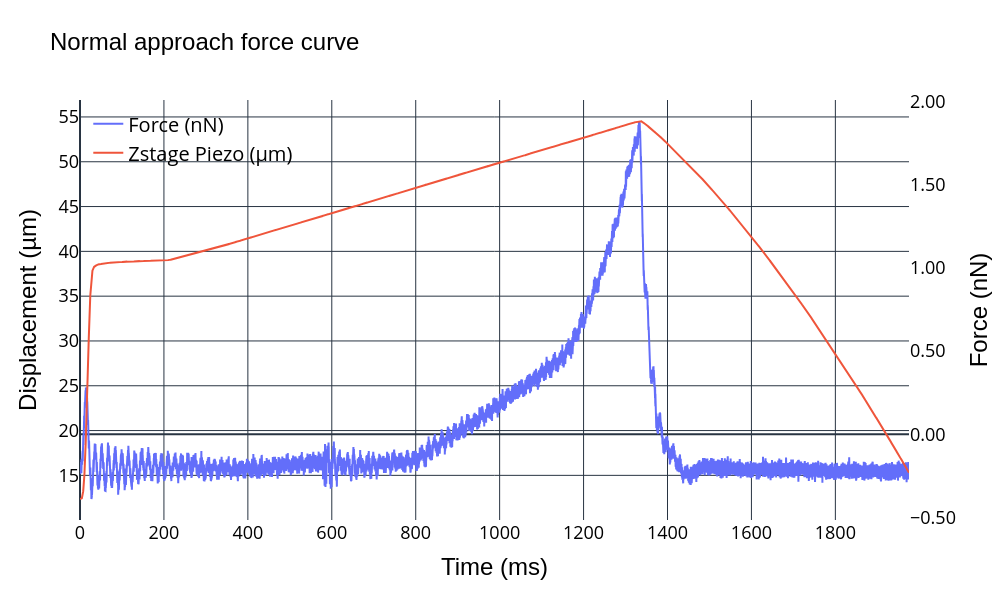

The cell this chart's notebook holds for it:
### Code cell
import plotly.graph_objects as go
import plotly.io as pio

pio.templates.default = 'plotly_dark'  # or try 'ggplot2', 'seaborn', etc.
print(pio.templates)

fig = go.Figure()

# Plot deflection vs time
fig.add_trace(go.Scatter(
    x=time_s,
    y=deflection_zero_uN*1e9,
    mode='lines',
    name='Force (nN)',
    yaxis='y1'  # Link to the first y-axis
))

# Plot piezo vs time
fig.add_trace(go.Scatter(
    x=time_s,
    y=piezo_um,
    mode='lines',
    name='Zstage Piezo (µm)',
    yaxis='y2'  # Link to the second y-axis
))

fig.update_layout(
    legend=dict(
        x=0.01,
        y=0.99,
        font=dict(color='black', size=20)  # Set legend font color to black
    )
)

fig.update_layout(
    title=dict(
        text='Normal approach force curve',
        font=dict(color='black', size=24, family='Arial')  # Set title font properties
    ),
    xaxis=dict(
        title=dict(
            text='Time (ms)',
            font=dict(size=24, family='Arial')  # Set x-axis title font properties
        ),
        showgrid=True,  # Remove x-axis grid
        color='black',  # Set x-axis text color to black
        tickfont=dict(size=18)  # Set x-axis tick font size
    ),
    yaxis=dict(
        title=dict(
            text='Force (nN)',
            font=dict(size=24, family='Arial')  # Set y-axis title font properties
        ),
        tickformat='.2f',
        side='right',
        showgrid=False,  # Remove y-axis grid
        color='black',  # Set y-axis text color to black
        tickfont=dict(size=18)  # Set y-axis tick font size
    ),
    yaxis2=dict(
        title=dict(
            text='Displacement (µm)',
            font=dict(size=24, family='Arial')  # Set secondary y-axis title font properties
        ),
        overlaying='y',
        side='left',
        showgrid=True,  # Remove secondary y-axis grid
        color='black',  # Set secondary y-axis text color to black
        tickfont=dict(size=18)  # Set secondary y-axis tick font size
    ),
    legend=dict(x=0.01, y=0.99),
    width=1000,
    height=600,
    paper_bgcolor='rgba(0,0,0,0)',  # Transparent background
    plot_bgcolor='rgba(0,0,0,0)'    # Transparent plot area
)

fig.show()

### Figure 1 — Plotly figure (JSON) as saved in the notebook; plotly's stock layout.template omitted (floating-point values rounded to 4 significant figures; data arrays with more than 128 entries replaced by an {"elided": "..."} marker saying what was removed)
{"data": [{"mode": "lines", "name": "Force (nN)", "type": "scatter", "x": {"elided": "49388 float values"}, "y": {"elided": "49388 float values"}, "yaxis": "y"}, {"mode": "lines", "name": "Zstage Piezo (µm)", "type": "scatter", "x": {"elided": "49388 float values"}, "y": {"elided": "49388 float values"}, "yaxis": "y2"}], "layout": {"height": 600, "legend": {"font": {"color": "black", "size": 20}, "x": 0.01, "y": 0.99}, "paper_bgcolor": "rgba(0,0,0,0)", "plot_bgcolor": "rgba(0,0,0,0)", "title": {"font": {"color": "black", "family": "Arial", "size": 24}, "text": "Normal approach force curve"}, "width": 1000, "xaxis": {"color": "black", "showgrid": true, "tickfont": {"size": 18}, "title": {"font": {"family": "Arial", "size": 24}, "text": "Time (ms)"}}, "yaxis": {"color": "black", "showgrid": false, "side": "right", "tickfont": {"size": 18}, "tickformat": ".2f", "title": {"font": {"family": "Arial", "size": 24}, "text": "Force (nN)"}}, "yaxis2": {"color": "black", "overlaying": "y", "showgrid": true, "side": "left", "tickfont": {"size": 18}, "title": {"font": {"family": "Arial", "size": 24}, "text": "Displacement (µm)"}}}}
